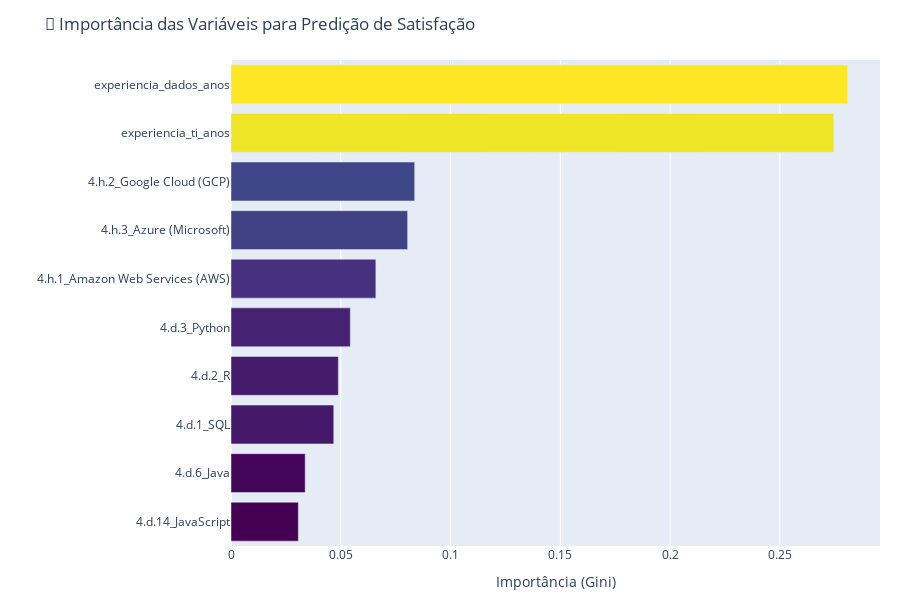

Here is the notebook cell this chart was saved with:
### Markdown cell above
### Importância das Variáveis
- O objetivo é visualizar o quanto cada variável técnica e de experiência contribui para a predição da satisfação.
- As variáveis mais importantes para a predião de satisfação foram: experiencia_ti_anos, experiencia_dados_anos, uso de Azure e GCP.
- Isso nos mostra que a satisfação dos profissionais está fortemente ligada ao tempo de atuação na área, e em seguida ao ambiente cloud usado no trabalho.
- Linguagens como Python, R e SQL têm peso menor, o que nos mostra que não são fatores decisivos isoladamente para determinar satisfação atualmente.

### Code cell
import pandas as pd
import plotly.express as px

# Cria DataFrame com as importâncias
importancias = pd.DataFrame({
    "Variável": X.columns,
    "Importância": modelo.feature_importances_
}).sort_values(by="Importância", ascending=True)  # ordem crescente para barra horizontal

# Gráfico de barras horizontais
fig = px.bar(
    importancias,
    x="Importância",
    y="Variável",
    orientation="h",
    title="📌 Importância das Variáveis para Predição de Satisfação",
    labels={"Importância": "Peso na decisão do modelo", "Variável": "Variável"},
    color="Importância",
    color_continuous_scale="viridis"
)

# Estética adicional
fig.update_layout(
    xaxis_title="Importância (Gini)",
    yaxis_title="",
    coloraxis_showscale=False,
    height=400 + 20 * len(importancias),  # altura dinâmica
    margin=dict(l=100, r=20, t=60, b=20)
)

fig.show()

### Figure 1 — Plotly figure (JSON) as saved in the notebook; plotly's stock layout.template omitted (floating-point values rounded to 4 significant figures)
{"data": [{"alignmentgroup": "True", "hovertemplate": "Peso na decisão do modelo=%{marker.color}<br>Variável=%{y}<extra></extra>", "legendgroup": "", "marker": {"color": [0.03067, 0.03379, 0.0468, 0.04888, 0.05434, 0.06598, 0.08045, 0.08366, 0.2746, 0.2808], "coloraxis": "coloraxis", "pattern": {"shape": ""}}, "name": "", "offsetgroup": "", "orientation": "h", "showlegend": false, "textposition": "auto", "type": "bar", "x": [0.03067, 0.03379, 0.0468, 0.04888, 0.05434, 0.06598, 0.08045, 0.08366, 0.2746, 0.2808], "xaxis": "x", "y": ["4.d.14_JavaScript", "4.d.6_Java", "4.d.1_SQL", "4.d.2_R", "4.d.3_Python", "4.h.1_Amazon Web Services (AWS)", "4.h.3_Azure (Microsoft)", "4.h.2_Google Cloud (GCP)", "experiencia_ti_anos", "experiencia_dados_anos"], "yaxis": "y"}], "layout": {"barmode": "relative", "coloraxis": {"colorbar": {"title": {"text": "Peso na decisão do modelo"}}, "colorscale": [[0, "#440154"], [0.1111, "#482878"], [0.2222, "#3e4989"], [0.3333, "#31688e"], [0.4444, "#26828e"], [0.5556, "#1f9e89"], [0.6667, "#35b779"], [0.7778, "#6ece58"], [0.8889, "#b5de2b"], [1, "#fde725"]], "showscale": false}, "height": 600, "legend": {"tracegroupgap": 0}, "margin": {"b": 20, "l": 100, "r": 20, "t": 60}, "title": {"text": "📌 Importância das Variáveis para Predição de Satisfação"}, "xaxis": {"anchor": "y", "domain": [0, 1], "title": {"text": "Importância (Gini)"}}, "yaxis": {"anchor": "x", "domain": [0, 1], "title": {"text": ""}}}}
